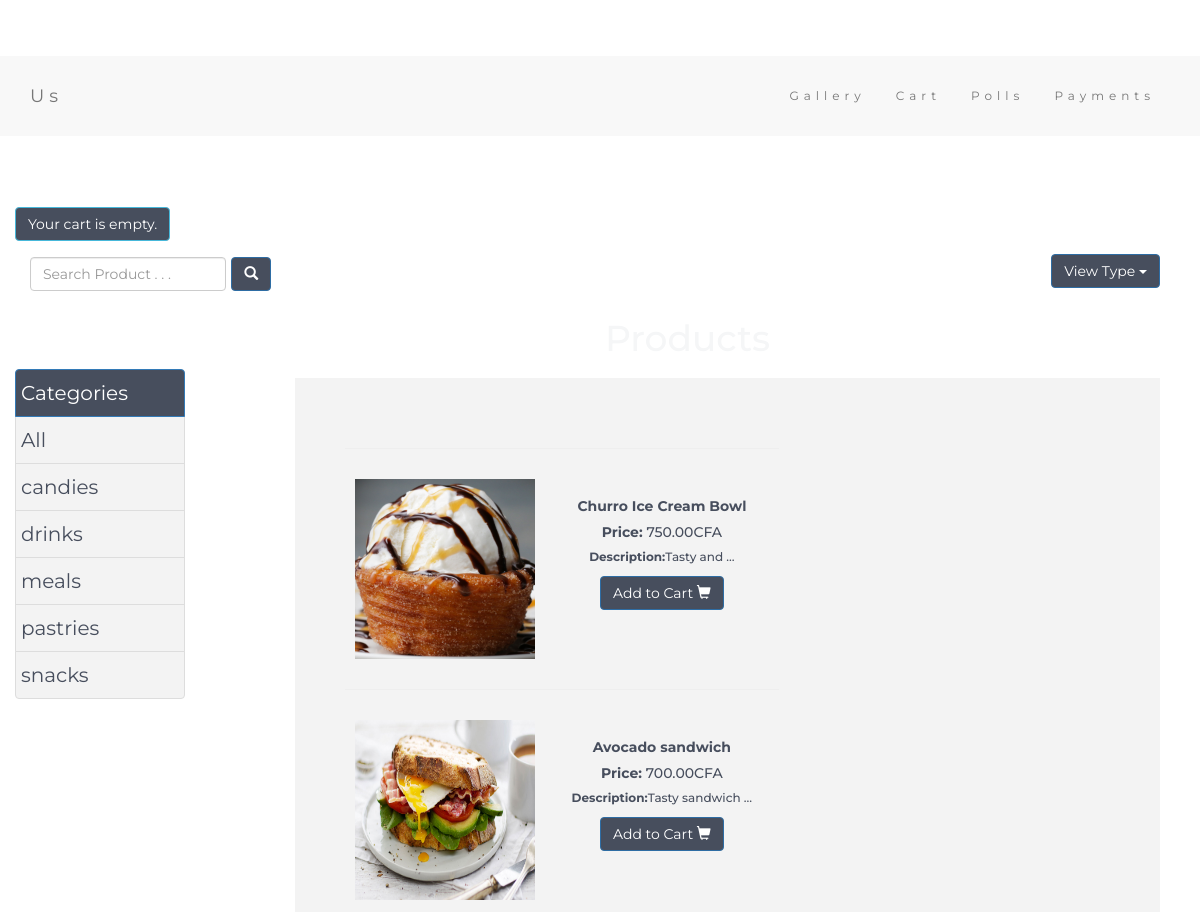
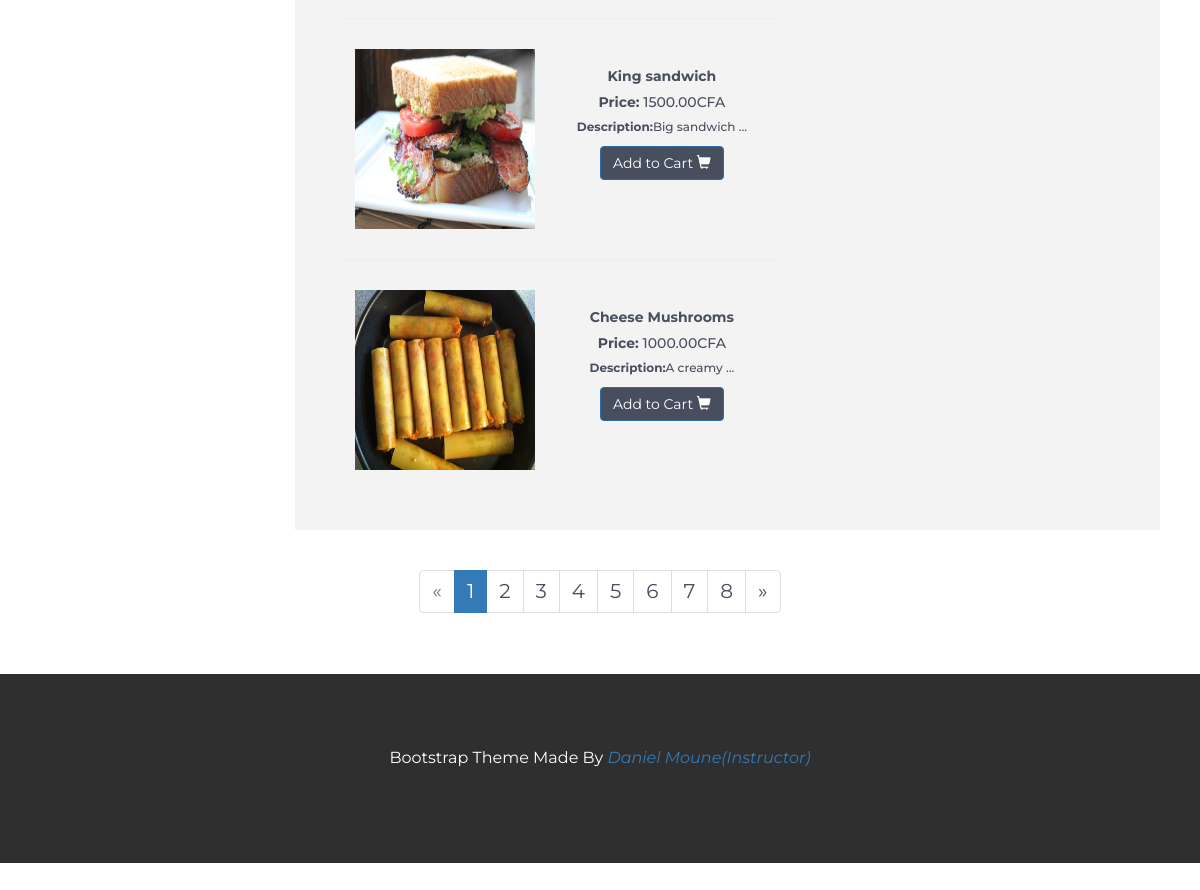
The page /gallery/product/ListView/ on the database its author committed (2 pictures, top to bottom).
### gallery/models.py (models this page shows, shortened)
class Category(models.Model):
    name = models.CharField(max_length=1024, null=False, unique=True, db_index=True)
    slug = models.SlugField(null=True, db_index=True, unique=True)
    created = models.DateTimeField(auto_now_add=True, editable=False)
    last_updated = models.DateTimeField(auto_now=True, editable=False)
    views = models.IntegerField(default=0)
    image = models.ImageField(upload_to= 'category/', max_length=1024,
        default = 'no-img.jpg')
    class Meta:
        ordering = ('-created', 'name')
        verbose_name = 'category'
        verbose_name_plural = 'categories'
    def get_absolute_url(self):
        return reverse('gallery:category_detail', args=(self.slug,))

class Product(models.Model):
    designation = models.CharField(max_length=1024, null=False, db_index=True, unique=True)
    slug = models.SlugField(null=True, db_index=True, unique=True)
    description = models.TextField(blank=False, null=False)
    packaging = models.CharField(max_length=4096, null=False)
    price = models.DecimalField(max_digits=10, decimal_places=2, default=Decimal('0.00'))
    created = models.DateTimeField(auto_now_add=True, editable=False)
    last_updated = models.DateTimeField(auto_now=True, editable=False)
    views = models.IntegerField(default=0)
    image = models.ImageField(upload_to= 'product/', max_length=1024,
        default = 'no-img.jpg')
    category = models.ForeignKey(Category, related_name= 'product', on_delete=models.CASCADE)
    class Meta:
        ordering = ('-created', 'designation')
        index_together = (('id', 'slug'),)
    @property
    def image_url(self):
        if self.image and hasattr(self.image, 'url'):
            return self.image.url
    def get_absolute_url(self):
        return reverse('gallery:product_detail', args=(self.slug,))

### gallery/views.py (the view)
def ListView(request, category_slug=None):
    category = None
    categories = Category.objects.all()
    object_list = Product.objects.order_by('-created')
    page = request.GET.get('page', 1)
    paginator = Paginator(object_list, 4)
    try:
        object_list = paginator.page(page)
    except PageNotAnInteger:
        object_list = paginator.page(1)
    except EmptyPage:
        object_list = paginator.page(paginator.num_pages)
    if category_slug:
            category = get_object_or_404(Category, slug=category_slug)
            object_list = Product.objects.filter(category=category)
    return render(request,'gallery/product_list_list.html',
                              {'category': category,
                               'categories': categories,
                               'object_list':object_list})

### cart/cart.py (called while the page is built)
      def __len__(self):
          return sum(item['quantity'] for item in self.cart.values())

### cart/context_processors.py (called while the page is built)
def cart(request):
    return {'cart': Cart(request)}

### gallery/templates/gallery/product_list_list.html (shortened to what this page needs)
{% extends "base.html" %}
{% block content %}
{% include 'gallery/search.html' %}
{% include 'gallery/dropdown.html' %}
{% load static %}
   <div class = "paintt">
   <div class="col-sm-2 sidebar-offcanvas" id="sidebar">
          <div class="list-group">
              <div class="form-group">
               <ul class="list-group">
                <Li class ="list-group-item active" style = "background-color:#474E5D">Categories</li>
                <Li class ="list-group-item" class="selected"><a href="{% url 'product_list' %}" style = "color:#474E5D">All</a></li>
                    {% for c in categories %}
                <li {% if category.slug == c.slug %}class="selected" {% endif %} class="list-group-item">
                   <a href="{{ c.get_absolute_url }}" style = "color:#474E5D" >{{ c.name }}</a></li>
                    {% endfor %}
            </ul>
            </div>
          </div>
        </div>
        </div>
<div class="container">
    <div class = "row">
    <div class = "col-sm-10">
    <div class = "list">
    <h1 class="my-4 text-center text-lg-left">{% if category %}{{ category.name }}{% else %}Products{% endif %}</h1>
    <div class ="paint">
    <div class="row text-center text-lg-left">
        {% for object in object_list %}
        <div class="col-lg-7 col-md-10 col-sm-10 col-xs-12">
            <a href="{{object.get_absolute_url}}" class="d-block mb-4 h-100"><hr style = "color: black">
                <img src = "{{object.image_url}}" style="width:200px;height:200px; "/>
            </a>
            <div>
                <h5 class = "name" style = "margin-top: 50px;"><b>{{ object.designation }}</b></h5>
                <h5 class = "price"><b>Price:</b> {{ object.price}}CFA</h5>
                <h6 class = "price"><b>Description:</b>{{ object.description|truncatewords:2}}</h6>
                 <div class="btn-group btn-groupe_2">
                   <button type="button" class="btn btn-primary" style = "background-color:#474E5D">Add to Cart
                    <span class="glyphicon glyphicon-shopping-cart"></span>
                   </button>
                </div>
              </div>
        </div>
        {% endfor %}
        </div>
    </div>
    </div>
</div>
</div>
{% include 'gallery/pagination.html' %}
</div>
{% endblock %}

### gallery/templates/base.html (shortened to what this page needs)
<!doctype html>
<html lang="en">
<head>
    <link href="https://maxcdn.bootstrapcdn.com/bootstrap/3.3.7/css/bootstrap.min.css" rel="stylesheet">
</head>
<body>
{% include 'gallery/navbar.html' %}
    <div class="container">
    <div class="row" style="margin-top: 6%">
         <button class="btn btn-info" style="background-color: #474E5D">
            {% with totail_items=cart|length %}
                {% if cart|length > 0 %}
                    My Shopping Order:
                    <a href="{% url "cart:details" %}" style="color: #ffffff">
                        {{ totail_items }} item {{ totail_items|pluralize }}, CFA. {{ cart.get_total_price }}
                    </a>
                    {% else %}
                    Your cart is empty.
                {% endif %}
            {% endwith %}
         </button>
    </div>
</div>
    {% block content %}
    {% endblock %}
{% include 'gallery/footer.html' %}
</body>
</html>

### gallery/templates/gallery/navbar.html (shortened to what this page needs)
   <nav class="navbar navbar-default">
        <div class="container">
            <div class="navbar-header">
                <a class="navbar-brand" href="">Us</a>
            </div>
            <div class=" collapse navbar-collapse" id="myNavbar">
                <ul class="nav navbar-nav navbar-right">
                    <li><a href="#">Gallery</a></li>
                    <li><a href="#">Cart</a></li>
                    <li><a href="#">Polls</a></li>
                    <li><a href="{% url 'payments:makepayment' %}">Payments</a></li>
                </ul>
            </div>
        </div>
    </nav>

### gallery/templates/gallery/search.html (shortened to what this page needs)
 <div class="search">
 <div class="col-sm-6" >
  <form class="navbar-form navbar-left" name="myForm" method='GET' action="{% url 'gallery:search' %}" onsubmit="return validateForm()">
      <div class="form-group">
          <div class = "sch">
        <input type="text" class="form-control" placeholder="Search Product . . ." name="q" value="{{request.GET.q}}">
      <button type="submit" class="btn btn-primary" style = "background-color:#474E5D"><span class="glyphicon glyphicon-search"></span></button>
      </div>
      </div>
    </form>
  </div>
  </div>

### gallery/templates/gallery/dropdown.html (shortened to what this page needs)
 <div class="container">
  <div class="row">
 <div class="col-sm-6">
  <div class="view">
    <div class="dropdown">
       <button class="btn btn-primary dropdown-toggle" type="button" data-toggle="dropdown" style = "background-color:#474E5D">View Type
        <span class="caret"></span></button>
    </div>
</div>
</div>
</div>
</div>

### gallery/templates/gallery/pagination.html (shortened to what this page needs)
{% block pagination%}
<div class ="center">
     {% if object_list.has_other_pages %}
  <ul class="pagination">
    {% if object_list.has_previous %}
      <li><a href="?page={{ object_list.previous_page_number }}" style = "color:#474E5D">&laquo;</a></li>
    {% else %}
      <li class="disabled"><span>&laquo;</span></li>
    {% endif %}
    {% for i in object_list.paginator.page_range %}
      {% if object_list.number == i %}
        <li class="active" style = "background-color:#474E5D"><span>{{ i }} <span class="sr-only">(current)</span></span></li>
      {% else %}
        <li><a href="?page={{ i }}" style = "color:#474E5D">{{ i }}</a></li>
      {% endif %}
    {% endfor %}
    {% if object_list.has_next %}
      <li><a href="?page={{ object_list.next_page_number }}" style = "color:#474E5D">&raquo;</a></li>
    {% else %}
      <li class="disabled"><span>&raquo;</span></li>
    {% endif %}
  </ul>
{% endif %}
</div>
{% endblock%}

### gallery/templates/gallery/footer.html (shortened to what this page needs)
<footer class="container-fluid bg-4 text-center">
        <p>Bootstrap Theme Made By
            <a href="mailto:moune.daniel@ictuniversity.org?subject=Email%20Subject&body=Email%20Body%20Text">
                <i>Daniel Moune(Instructor)</i>
            </a>
        </p>
    </footer>

### gallery/templates/base.html (style rules this page uses)
body { font: 20px "Montserrat", sans-serif; line-height: 1.8; color: #f5f6f7; }
body { padding-top: 54px; margin-bottom: 100px; }

### gallery/templates/gallery/navbar.html (style rules this page uses)
.navbar { padding-top: 15px; padding-bottom: 15px; border: 0; border-radius: 0; margin-bottom: 0; font-size: 12px; letter-spacing: 5px; }

### gallery/templates/gallery/search.html (style rules this page uses)
.sch { padding-top:5px; }

### gallery/templates/gallery/dropdown.html (style rules this page uses)
.price { color: #474E5D; }
.name { color: #474E5D; }
.dropdown { float: right; position: relative; display: inline-block; margin: 10px; }

### gallery/templates/gallery/product_list_list.html (style rules this page uses)
@media (min-width: 992px) { body { padding-top: 56px; } }
.price { color: #474E5D; }
.name { color: #474E5D; }
.list { float: right; position: relative; display: inline-block; }
#sidebar { margin-top : 70px; }
.paint { background-color :#F3F3F3; margin-left: 80px; padding: 50px; }
.paintt { height: 100%; }
.list-group-item { padding :5px; background-color :#F3F3F3 }
.list-group a { text-decoration: none; }
img { float: left; padding: 10px; }

### gallery/templates/gallery/pagination.html (style rules this page uses)
.center { text-align: center; margin-top: 20px; }

### gallery/templates/gallery/footer.html (style rules this page uses)
.bg-4 { background-color: #2f2f2f; color: #ffffff; }
.container-fluid { padding-top:70px; padding-bottom:80px; margin-top:30px; }
p { font-size: 16px; }

### rows shown on the page
Category: name "candies"
Category: name "drinks"
Category: name "meals"
Category: name "pastries"
Category: name "snacks"
Product: image_url (picture), designation "Churro Ice Cream Bowl", price "750.00", description "Tasty and …"
Product: image_url (picture), designation "Avocado sandwich", price "700.00", description "Tasty sandwich …"
Product: image_url (picture), designation "King sandwich", price "1500.00", description "Big sandwich …"
Product: image_url (picture), designation "Cheese Mushrooms", price "1000.00", description "A creamy …"

### other values the page prints
{{ i }} "1"
{{ i }} "2" "3" "4" "5" "6" "7" "8"
